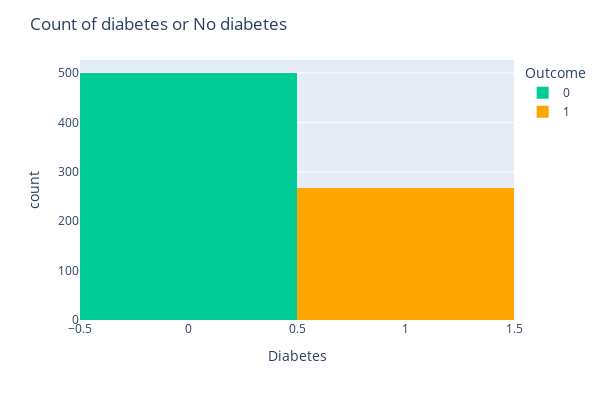

Here is the notebook cell this chart was saved with:
### Markdown cell above
From the above data exploration analysis we find that:
- There are 9 cols and 768 rows.
- There is no NULL values in the dataset.
- Looks like there are outliers in many cols.
- No duplicated record.
- All columns data type either int or float.
- The data need to be standarized/scaled.

### Code cell
fig = px.histogram(df, x='Outcome', color_discrete_map= {1:'orange', 2:'green'}, color='Outcome', width=600, height=400)
fig.update_layout(title='Count of diabetes or No diabetes', xaxis_title='Diabetes')
fig.show()

### Figure 1 — Plotly figure (JSON) as saved in the notebook; plotly's stock layout.template omitted (floating-point values rounded to 4 significant figures; data arrays with more than 128 entries replaced by an {"elided": "..."} marker saying what was removed)
{"data": [{"alignmentgroup": "True", "bingroup": "x", "hovertemplate": "Outcome=%{x}<br>count=%{y}<extra></extra>", "legendgroup": "0", "marker": {"color": "#00cc96", "pattern": {"shape": ""}}, "name": "0", "offsetgroup": "0", "orientation": "v", "showlegend": true, "type": "histogram", "x": {"elided": "500 int values"}, "xaxis": "x", "yaxis": "y"}, {"alignmentgroup": "True", "bingroup": "x", "hovertemplate": "Outcome=%{x}<br>count=%{y}<extra></extra>", "legendgroup": "1", "marker": {"color": "orange", "pattern": {"shape": ""}}, "name": "1", "offsetgroup": "1", "orientation": "v", "showlegend": true, "type": "histogram", "x": {"elided": "268 int values"}, "xaxis": "x", "yaxis": "y"}], "layout": {"barmode": "relative", "height": 400, "legend": {"title": {"text": "Outcome"}, "tracegroupgap": 0}, "margin": {"t": 60}, "title": {"text": "Count of diabetes or No diabetes"}, "width": 600, "xaxis": {"anchor": "y", "categoryarray": [0, 1], "categoryorder": "array", "domain": [0, 1], "title": {"text": "Diabetes"}}, "yaxis": {"anchor": "x", "domain": [0, 1], "title": {"text": "count"}}}}
